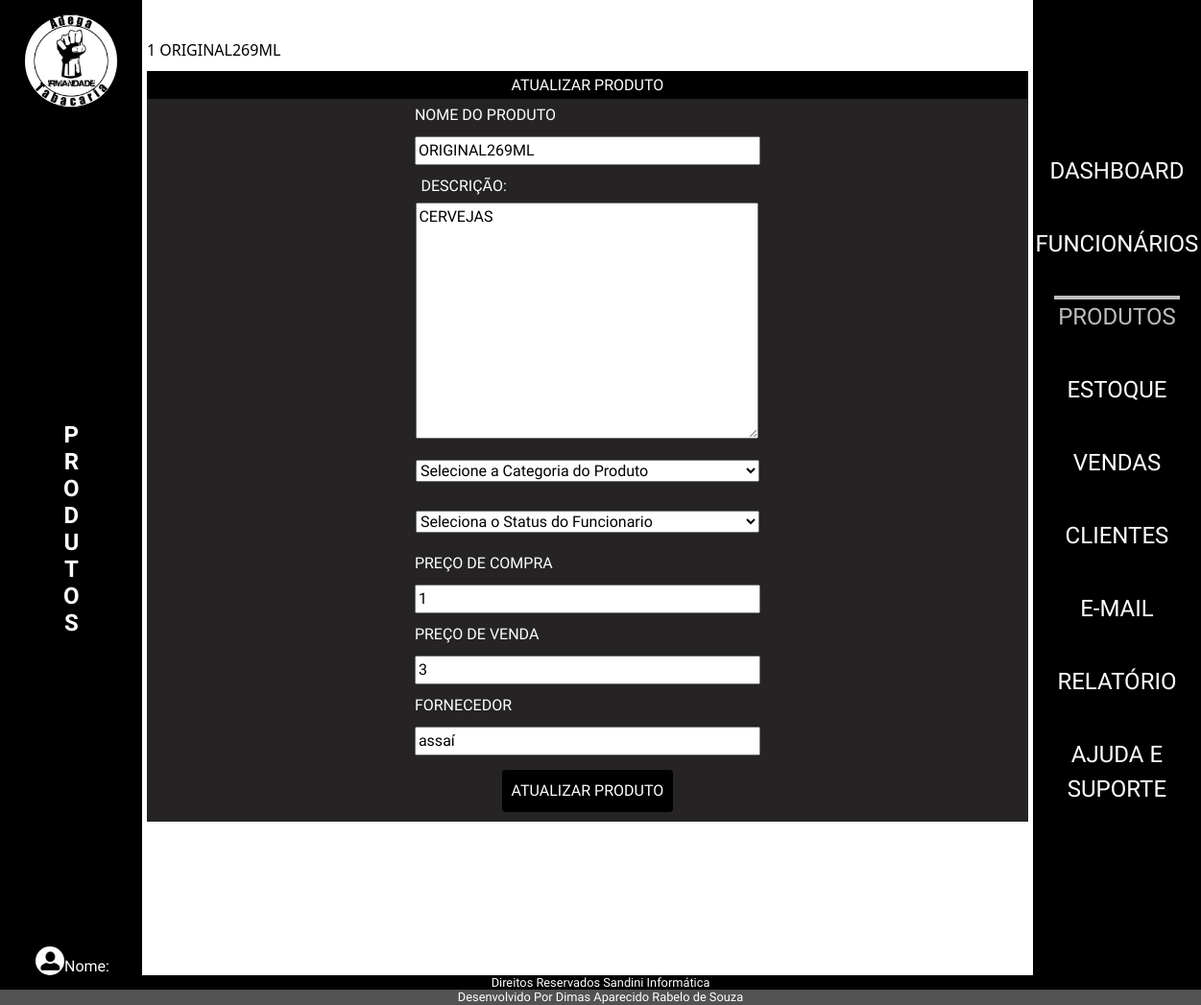
Page /admin/index.php?p=produtos&pr=atualizar&id=1 on the committed database.
### tables this page shows
CREATE TABLE `tblprodutos` (
  `idProduto` int(11) NOT NULL,
  `nomeProduto` varchar(255) DEFAULT NULL,
  `descricaoProduto` varchar(50) DEFAULT NULL,
  `categoriaProduto` varchar(50) DEFAULT NULL,
  `statusProduto` varchar(255) DEFAULT 'Ativo',
  `precoCompraProduto` double(10,2) DEFAULT NULL,
  `precoVendaProduto` double(10,2) DEFAULT NULL,
  `fornecedorProduto` varchar(20) DEFAULT NULL,
  `dataReceProduto` date DEFAULT curdate(),
  `horaProduto` time DEFAULT curtime()
);

### admin/class/produto.php (called while the page is built, shortened)
<?php
class ProdutoClass
{
    public $idProduto;
    public function __construct($id = false)
    {
        if($id){
            $this->idProduto = $id;
            $this->Carregar();
        }
    }
    public function Carregar()
    {
        $query = "SELECT * FROM tblprodutos WHERE idProduto = " . $this->idProduto;
        $conn = Conexao::LigarConexao();
        $resultado = $conn->query($query);
        $lista = $resultado->fetchAll();
        foreach ($lista as $linha) {
        $this->nomeProduto = $linha['nomeProduto'];
        $this->descricaoProduto = $linha['descricaoProduto'];
        $this->precoCompraProduto = $linha['precoCompraProduto'];
        $this->precoVendaProduto = $linha['precoVendaProduto'];
        $this->fornecedorProduto = $linha['fornecedorProduto'];
        }
    }
}

### admin/produtos/atualizar.php (the view, shortened to what this page needs)
<?php
$id = $_GET["id"];
echo $id;
require_once("class/produto.php");
$produto = new ProdutoClass($id);
echo $produto->nomeProduto;
?>
<h1   class="h1Atual">Atualizar Produto</h1>
<form action="index.php?p=produtos&pr=atualizar&id=<?php echo $produto->idProduto ?>" method="POST" enctype="multipart/form-data">
    <div>
        <label for="nomeProduto"> Nome do Produto</label>
        <input type="text" name="nomeProduto" id="nomeProduto" placeholder="Informe o Produto" value="<?php echo $produto->nomeProduto ?>">
    </div>
    <div>
        <label for="descricaoProduto">Descrição:</label>
        <div>
            <textarea name="descricaoProduto" id="descricaoProduto" cols="37" rows="10" required="" placeholder="descrição do produto:"><?php echo $produto->descricaoProduto ?></textarea>
        </div>
    </div>
    <div>
        <select class="seleproduto" aria-label="Default select example" name="categoriaProduto">
            <option selected="">Selecione a Categoria do Produto</option>
        </select>
    </div>
    <div>
    <div>
        <select class="selestatus" aria-label="Default select example" name="statusProduto">
            <option value="" selected>Seleciona o Status do Funcionario</option>
        </select>
    </div>
    </div>
    <div>
        <label for="precoCompraProduto">Preço de Compra</label>
        <input type="text" name="precoCompraProduto" pattern="\d+(\.\d{1,2})?" id="precoCompraProduto" placeholder="digite o valor da compra" value="<?php echo $produto->precoCompraProduto ?>">
    </div>
    <div>
        <label for="precoVendaProduto">Preço de Venda</label>
        <input type="text" name="precoVendaProduto" pattern="\d+(\.\d{1,2})?" id="precoVendaProduto" placeholder="digite o preço de venda" value="<?php echo $produto->precoVendaProduto ?>">
    </div>
    <div>
        <label for="fornecedorProduto">Fornecedor</label>
        <input type="text" name="fornecedorProduto" id="fornecedorProduto" placeholder="digite o fornecedor" value="<?php echo $produto->fornecedorProduto ?>">
    </div>
    <div>
        <button type="submit">Atualizar Produto</button>
    </div>
</form>

### admin/css/estilo.css (style rules this page uses)
* a, h1, h2, h3, h4 { font-family: 'Secular One'; font-size: 16px; text-align: center; margin: 0; padding: 0; box-sizing: border-box; text-decoration: none; }
body { display: flex; flex-direction: column; min-height: 100vh; color: #ffffff; }
h1 { width: 80%; margin-top: 10px }
h1 { text-align: center; background: #000000; width: 100%; padding: 5px 5px; text-transform: uppercase; }
form { display: flex; flex-direction: column; align-items: center; background: #252323; width: 100%; font-family: 'Secular One'; text-transform: uppercase; }
label { display: flex; flex-direction: column; margin: 5px 5px; color: #ffffff; }
input { margin: 5px 5px; width: 360px; }
select { margin: 30px; }
button { margin: 10px 0; padding: 10px; background-color: #000000; color: #fff; border: none; border-radius: 4px; text-transform: uppercase; }
.selestatus, .seleproduto { width: 358px; margin: 15px; }
.h1Atual { color: #ffffff; }

### rows in the picture
tblprodutos: nomeProduto "ORIGINAL269ML", descricaoProduto "CERVEJAS", precoCompraProduto "1", precoVendaProduto "3", fornecedorProduto "assaí"

### other values in the picture
$texto[$i] "P"
$texto[$i] "R"
$texto[$i] "O"
$texto[$i] "D"
$texto[$i] "U"
$texto[$i] "T"
$texto[$i] "S"
$id "1"
